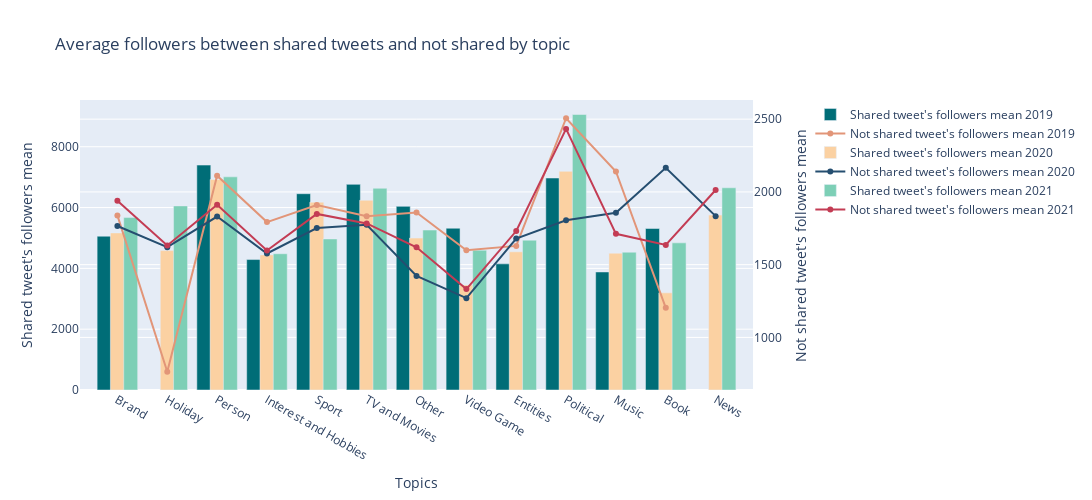

The notebook cell saved with this chart:
### Code cell
analysis_chart(df_analysis, "topics_cleaned", 'shared followers mean', "not shared followers mean", "Topics", 'Shared tweet\'s followers mean', 'Not shared tweet\'s followers mean', "Followers mean between shared tweets and not shared by topic", offline_charts)

### Figure 1 — Plotly figure (JSON) as saved in the notebook; plotly's stock layout.template omitted (floating-point values rounded to 4 significant figures)
{"data": [{"marker": {"color": "#006D77"}, "name": "Shared tweet's followers mean 2019", "textposition": "inside", "width": 0.28, "x": ["Brand", "Holiday", "Person", "Interest and Hobbies", "Sport", "TV and Movies", "Other", "Video Game", "Entities", "Political", "Music", "Book", "News"], "y": [5057.0, null, 7396.0, 4290.0, 6455.0, 6762.0, 6039.0, 5320.0, 4148.0, 6971.0, 3882.0, 5310.0, null], "type": "bar", "xaxis": "x", "yaxis": "y"}, {"marker": {"color": "#E29578"}, "name": "Not shared tweet's followers mean 2019", "x": ["Brand", "Holiday", "Person", "Interest and Hobbies", "Sport", "TV and Movies", "Other", "Video Game", "Entities", "Political", "Music", "Book", "News"], "y": [1839.0, 764.0, 2111.0, 1793.0, 1909.0, 1833.0, 1858.0, 1600.0, 1629.0, 2506.0, 2140.0, 1203.0, null], "type": "scatter", "xaxis": "x", "yaxis": "y2"}, {"marker": {"color": "#FBD1A2"}, "name": "Shared tweet's followers mean 2020", "textposition": "inside", "width": 0.28, "x": ["Brand", "Holiday", "Person", "Interest and Hobbies", "Sport", "TV and Movies", "Other", "Video Game", "Entities", "Political", "Music", "Book", "News"], "y": [5166.0, 4584.0, 6924.0, 4443.0, 6178.0, 6239.0, 4996.0, 3454.0, 4544.0, 7190.0, 4499.0, 3195.0, 5752.0], "type": "bar", "xaxis": "x", "yaxis": "y"}, {"marker": {"color": "#254E70"}, "name": "Not shared tweet's followers mean 2020", "x": ["Brand", "Holiday", "Person", "Interest and Hobbies", "Sport", "TV and Movies", "Other", "Video Game", "Entities", "Political", "Music", "Book", "News"], "y": [1766.0, 1620.0, 1831.0, 1577.0, 1751.0, 1774.0, 1422.0, 1270.0, 1679.0, 1805.0, 1857.0, 2166.0, 1834.0], "type": "scatter", "xaxis": "x", "yaxis": "y2"}, {"marker": {"color": "#7DCFB6"}, "name": "Shared tweet's followers mean 2021", "textposition": "inside", "width": 0.28, "x": ["Brand", "Holiday", "Person", "Interest and Hobbies", "Sport", "TV and Movies", "Other", "Video Game", "Entities", "Political", "Music", "Book", "News"], "y": [5670.0, 6054.0, 7009.0, 4480.0, 4967.0, 6633.0, 5260.0, 4597.0, 4927.0, 9060.0, 4531.0, 4839.0, 6650.0], "type": "bar", "xaxis": "x", "yaxis": "y"}, {"marker": {"color": "#C33C54"}, "name": "Not shared tweet's followers mean 2021", "x": ["Brand", "Holiday", "Person", "Interest and Hobbies", "Sport", "TV and Movies", "Other", "Video Game", "Entities", "Political", "Music", "Book", "News"], "y": [1939.0, 1632.0, 1911.0, 1598.0, 1849.0, 1783.0, 1619.0, 1332.0, 1731.0, 2433.0, 1712.0, 1635.0, 2013.0], "type": "scatter", "xaxis": "x", "yaxis": "y2"}], "layout": {"xaxis": {"anchor": "y", "domain": [0.0, 0.94], "title": {"text": "Topics"}}, "yaxis": {"anchor": "x", "domain": [0.0, 1.0], "title": {"text": "Shared tweet's followers mean"}}, "yaxis2": {"anchor": "x", "overlaying": "y", "side": "right", "title": {"text": "Not shared tweet's followers mean"}}, "title": {"text": "Average followers between shared tweets and not shared by topic"}, "width": 1100, "height": 500}}
